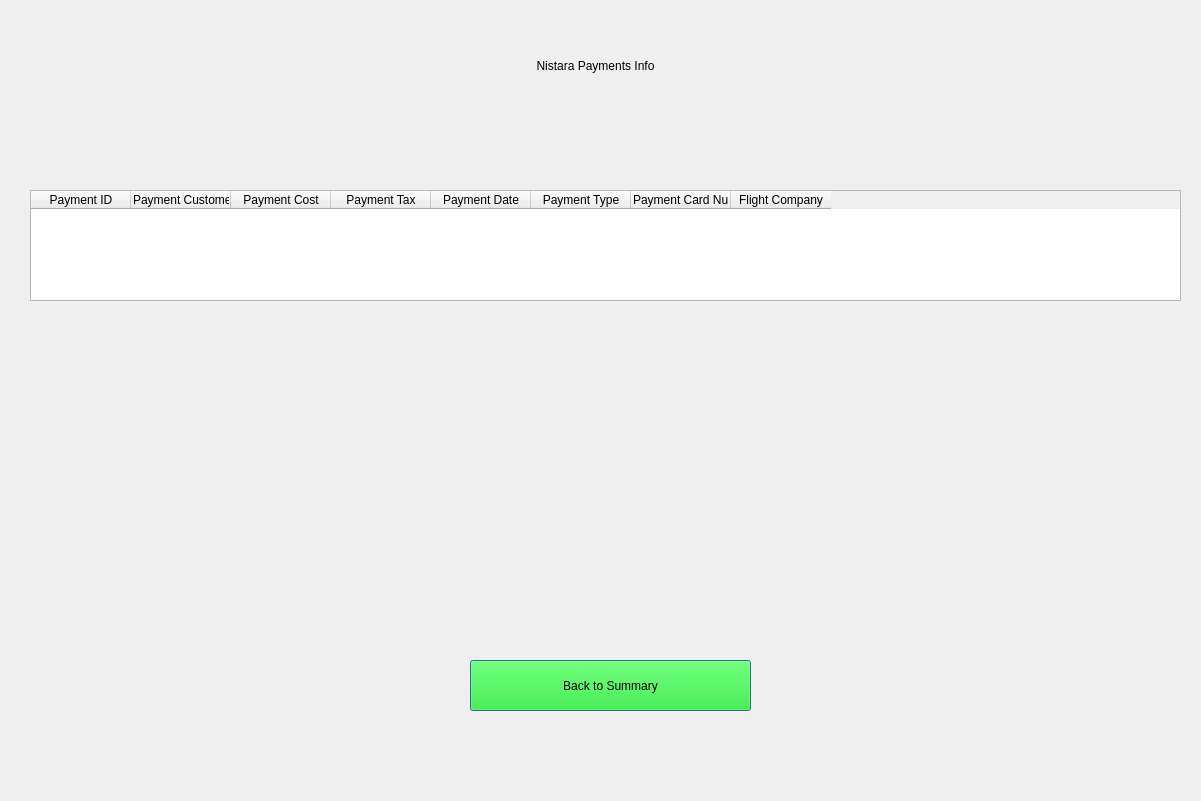
<?xml version="1.0" encoding="UTF-8"?>
<ui version="4.0">
 <class>Dialog</class>
 <widget class="QDialog" name="Dialog">
  <property name="geometry">
   <rect>
    <x>0</x>
    <y>0</y>
    <width>1201</width>
    <height>801</height>
   </rect>
  </property>
  <property name="windowTitle">
   <string>Dialog</string>
  </property>
  <widget class="QTableWidget" name="Flight_Info_TableWidget">
   <property name="geometry">
    <rect>
     <x>30</x>
     <y>190</y>
     <width>1151</width>
     <height>111</height>
    </rect>
   </property>
   <column>
    <property name="text">
     <string>Payment ID</string>
    </property>
   </column>
   <column>
    <property name="text">
     <string>Payment Customer ID</string>
    </property>
    <property name="textAlignment">
     <set>AlignLeading|AlignVCenter</set>
    </property>
   </column>
   <column>
    <property name="text">
     <string>Payment Cost</string>
    </property>
   </column>
   <column>
    <property name="text">
     <string>Payment Tax</string>
    </property>
   </column>
   <column>
    <property name="text">
     <string>Payment Date</string>
    </property>
   </column>
   <column>
    <property name="text">
     <string>Payment Type</string>
    </property>
   </column>
   <column>
    <property name="text">
     <string>Payment Card Number</string>
    </property>
    <property name="textAlignment">
     <set>AlignLeading|AlignVCenter</set>
    </property>
   </column>
   <column>
    <property name="text">
     <string>Flight Company</string>
    </property>
   </column>
  </widget>
  <widget class="QLabel" name="HeaderLabel">
   <property name="geometry">
    <rect>
     <x>210</x>
     <y>30</y>
     <width>771</width>
     <height>71</height>
    </rect>
   </property>
   <property name="styleSheet">
    <string notr="true">
font: 36pt &quot;MS Shell Dlg 2&quot;;</string>
   </property>
   <property name="text">
    <string>Nistara Payments Info</string>
   </property>
   <property name="alignment">
    <set>Qt::AlignCenter</set>
   </property>
  </widget>
  <widget class="QPushButton" name="Back_To_Summary_Button">
   <property name="geometry">
    <rect>
     <x>470</x>
     <y>660</y>
     <width>281</width>
     <height>51</height>
    </rect>
   </property>
   <property name="styleSheet">
    <string notr="true">font: 16pt &quot;MS Shell Dlg 2&quot;;
background-color: rgb(0, 255, 0);
</string>
   </property>
   <property name="text">
    <string>Back to Summary</string>
   </property>
  </widget>
 </widget>
 <resources/>
 <connections/>
</ui>
